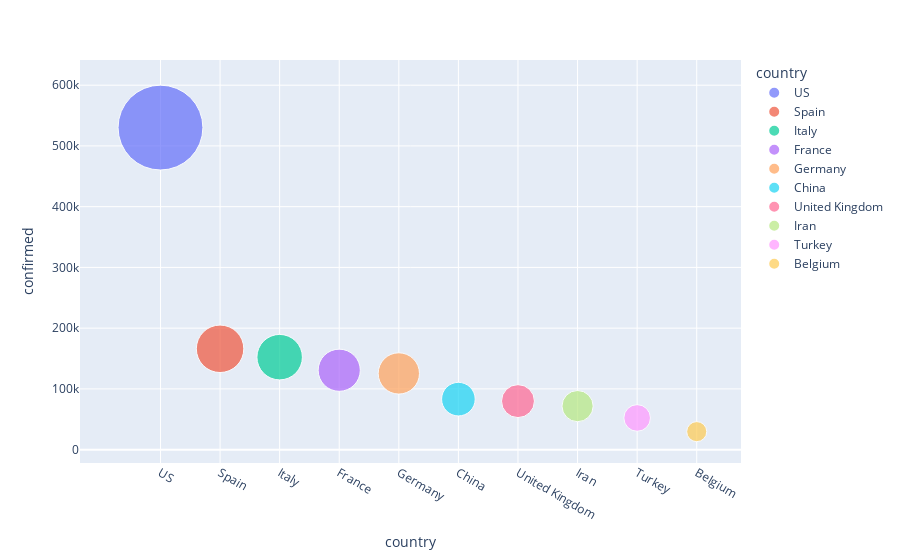

Notebook code cell kept with this figure:
### Code cell
fig = px.scatter(sorted_country_df.head(10), x="country", y="confirmed", size="confirmed", color="country",hover_name="country", size_max=60)
fig.update_layout()
fig.show()

### Figure 1 — Plotly figure (JSON) as saved in the notebook; plotly's stock layout.template omitted (floating-point values rounded to 4 significant figures)
{"data": [{"hovertemplate": "<b>%{hovertext}</b><br><br>country=%{x}<br>confirmed=%{marker.size}<extra></extra>", "hovertext": ["US"], "legendgroup": "US", "marker": {"color": "#636efa", "size": [530200], "sizemode": "area", "sizeref": 147.3, "symbol": "circle"}, "mode": "markers", "name": "US", "showlegend": true, "type": "scatter", "x": ["US"], "xaxis": "x", "y": [530200], "yaxis": "y"}, {"hovertemplate": "<b>%{hovertext}</b><br><br>country=%{x}<br>confirmed=%{marker.size}<extra></extra>", "hovertext": ["Spain"], "legendgroup": "Spain", "marker": {"color": "#EF553B", "size": [166019], "sizemode": "area", "sizeref": 147.3, "symbol": "circle"}, "mode": "markers", "name": "Spain", "showlegend": true, "type": "scatter", "x": ["Spain"], "xaxis": "x", "y": [166019], "yaxis": "y"}, {"hovertemplate": "<b>%{hovertext}</b><br><br>country=%{x}<br>confirmed=%{marker.size}<extra></extra>", "hovertext": ["Italy"], "legendgroup": "Italy", "marker": {"color": "#00cc96", "size": [152271], "sizemode": "area", "sizeref": 147.3, "symbol": "circle"}, "mode": "markers", "name": "Italy", "showlegend": true, "type": "scatter", "x": ["Italy"], "xaxis": "x", "y": [152271], "yaxis": "y"}, {"hovertemplate": "<b>%{hovertext}</b><br><br>country=%{x}<br>confirmed=%{marker.size}<extra></extra>", "hovertext": ["France"], "legendgroup": "France", "marker": {"color": "#ab63fa", "size": [130730], "sizemode": "area", "sizeref": 147.3, "symbol": "circle"}, "mode": "markers", "name": "France", "showlegend": true, "type": "scatter", "x": ["France"], "xaxis": "x", "y": [130730], "yaxis": "y"}, {"hovertemplate": "<b>%{hovertext}</b><br><br>country=%{x}<br>confirmed=%{marker.size}<extra></extra>", "hovertext": ["Germany"], "legendgroup": "Germany", "marker": {"color": "#FFA15A", "size": [125452], "sizemode": "area", "sizeref": 147.3, "symbol": "circle"}, "mode": "markers", "name": "Germany", "showlegend": true, "type": "scatter", "x": ["Germany"], "xaxis": "x", "y": [125452], "yaxis": "y"}, {"hovertemplate": "<b>%{hovertext}</b><br><br>country=%{x}<br>confirmed=%{marker.size}<extra></extra>", "hovertext": ["China"], "legendgroup": "China", "marker": {"color": "#19d3f3", "size": [83134], "sizemode": "area", "sizeref": 147.3, "symbol": "circle"}, "mode": "markers", "name": "China", "showlegend": true, "type": "scatter", "x": ["China"], "xaxis": "x", "y": [83134], "yaxis": "y"}, {"hovertemplate": "<b>%{hovertext}</b><br><br>country=%{x}<br>confirmed=%{marker.size}<extra></extra>", "hovertext": ["United Kingdom"], "legendgroup": "United Kingdom", "marker": {"color": "#FF6692", "size": [79885], "sizemode": "area", "sizeref": 147.3, "symbol": "circle"}, "mode": "markers", "name": "United Kingdom", "showlegend": true, "type": "scatter", "x": ["United Kingdom"], "xaxis": "x", "y": [79885], "yaxis": "y"}, {"hovertemplate": "<b>%{hovertext}</b><br><br>country=%{x}<br>confirmed=%{marker.size}<extra></extra>", "hovertext": ["Iran"], "legendgroup": "Iran", "marker": {"color": "#B6E880", "size": [71686], "sizemode": "area", "sizeref": 147.3, "symbol": "circle"}, "mode": "markers", "name": "Iran", "showlegend": true, "type": "scatter", "x": ["Iran"], "xaxis": "x", "y": [71686], "yaxis": "y"}, {"hovertemplate": "<b>%{hovertext}</b><br><br>country=%{x}<br>confirmed=%{marker.size}<extra></extra>", "hovertext": ["Turkey"], "legendgroup": "Turkey", "marker": {"color": "#FF97FF", "size": [52167], "sizemode": "area", "sizeref": 147.3, "symbol": "circle"}, "mode": "markers", "name": "Turkey", "showlegend": true, "type": "scatter", "x": ["Turkey"], "xaxis": "x", "y": [52167], "yaxis": "y"}, {"hovertemplate": "<b>%{hovertext}</b><br><br>country=%{x}<br>confirmed=%{marker.size}<extra></extra>", "hovertext": ["Belgium"], "legendgroup": "Belgium", "marker": {"color": "#FECB52", "size": [29647], "sizemode": "area", "sizeref": 147.3, "symbol": "circle"}, "mode": "markers", "name": "Belgium", "showlegend": true, "type": "scatter", "x": ["Belgium"], "xaxis": "x", "y": [29647], "yaxis": "y"}], "layout": {"legend": {"itemsizing": "constant", "title": {"text": "country"}, "tracegroupgap": 0}, "margin": {"t": 60}, "xaxis": {"anchor": "y", "categoryarray": ["US", "Spain", "Italy", "France", "Germany", "China", "United Kingdom", "Iran", "Turkey", "Belgium"], "categoryorder": "array", "domain": [0, 1], "title": {"text": "country"}}, "yaxis": {"anchor": "x", "domain": [0, 1], "title": {"text": "confirmed"}}}}
